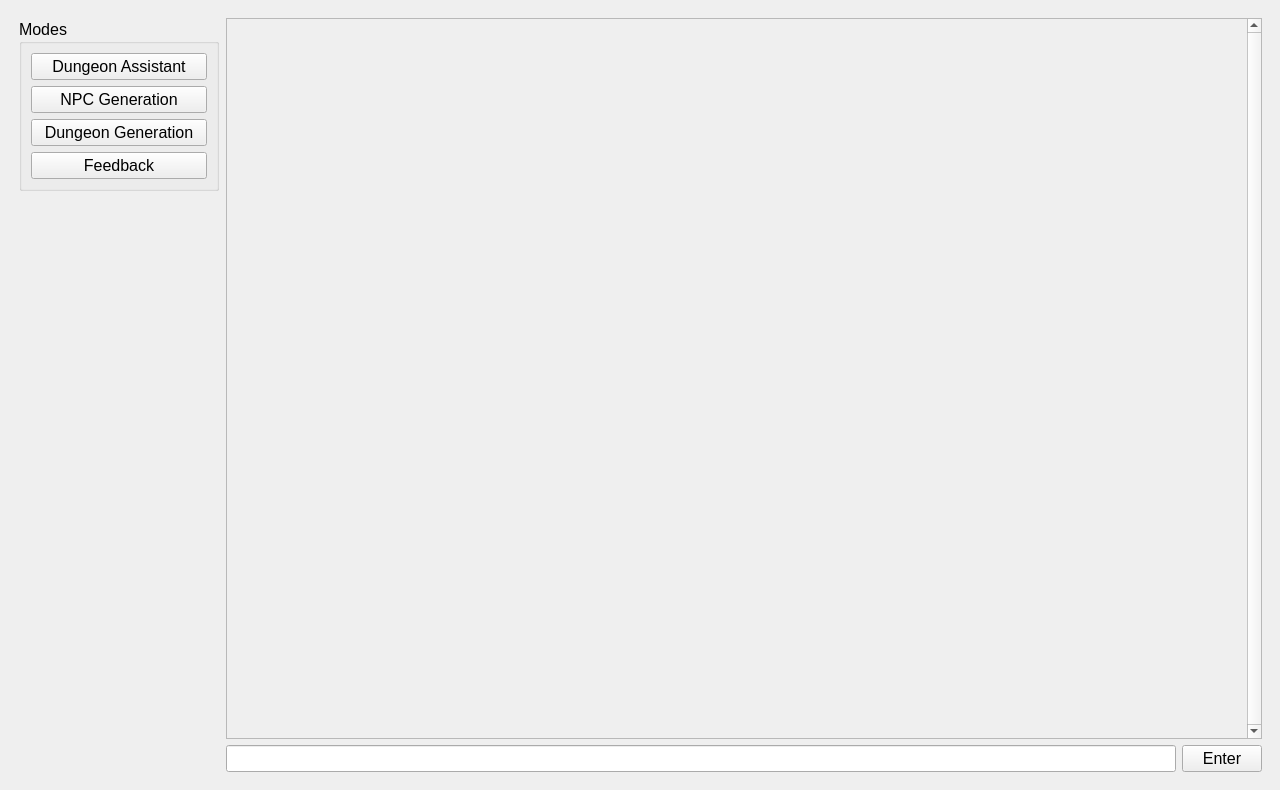
<?xml version="1.0" encoding="UTF-8"?>
<ui version="4.0">
 <class>MainWindow</class>
 <widget class="QMainWindow" name="MainWindow">
  <property name="geometry">
   <rect>
    <x>0</x>
    <y>0</y>
    <width>1280</width>
    <height>790</height>
   </rect>
  </property>
  <property name="sizePolicy">
   <sizepolicy hsizetype="Fixed" vsizetype="Fixed">
    <horstretch>5</horstretch>
    <verstretch>0</verstretch>
   </sizepolicy>
  </property>
  <property name="minimumSize">
   <size>
    <width>1280</width>
    <height>790</height>
   </size>
  </property>
  <property name="maximumSize">
   <size>
    <width>1280</width>
    <height>790</height>
   </size>
  </property>
  <property name="font">
   <font>
    <pointsize>12</pointsize>
   </font>
  </property>
  <property name="windowTitle">
   <string>Dungeon Assistant</string>
  </property>
  <widget class="QWidget" name="centralwidget">
   <layout class="QGridLayout" name="gridLayout">
    <item row="0" column="0" colspan="2">
     <widget class="QFrame" name="frame">
      <property name="frameShape">
       <enum>QFrame::NoFrame</enum>
      </property>
      <property name="frameShadow">
       <enum>QFrame::Plain</enum>
      </property>
      <layout class="QGridLayout" name="gridLayout_2">
       <item row="2" column="2">
        <widget class="QPushButton" name="button">
         <property name="sizePolicy">
          <sizepolicy hsizetype="Fixed" vsizetype="Fixed">
           <horstretch>0</horstretch>
           <verstretch>0</verstretch>
          </sizepolicy>
         </property>
         <property name="text">
          <string>Enter</string>
         </property>
         <property name="autoDefault">
          <bool>true</bool>
         </property>
         <property name="default">
          <bool>false</bool>
         </property>
        </widget>
       </item>
       <item row="0" column="1" rowspan="2" colspan="2">
        <widget class="QScrollArea" name="scrollArea">
         <property name="sizePolicy">
          <sizepolicy hsizetype="Expanding" vsizetype="Expanding">
           <horstretch>0</horstretch>
           <verstretch>0</verstretch>
          </sizepolicy>
         </property>
         <property name="minimumSize">
          <size>
           <width>500</width>
           <height>0</height>
          </size>
         </property>
         <property name="verticalScrollBarPolicy">
          <enum>Qt::ScrollBarAlwaysOn</enum>
         </property>
         <property name="horizontalScrollBarPolicy">
          <enum>Qt::ScrollBarAlwaysOff</enum>
         </property>
         <property name="sizeAdjustPolicy">
          <enum>QAbstractScrollArea::AdjustToContents</enum>
         </property>
         <property name="widgetResizable">
          <bool>true</bool>
         </property>
         <widget class="QWidget" name="scrollAreaWidgetContents">
          <property name="geometry">
           <rect>
            <x>0</x>
            <y>0</y>
            <width>1017</width>
            <height>719</height>
           </rect>
          </property>
          <property name="sizePolicy">
           <sizepolicy hsizetype="Expanding" vsizetype="Expanding">
            <horstretch>0</horstretch>
            <verstretch>0</verstretch>
           </sizepolicy>
          </property>
          <property name="font">
           <font>
            <pointsize>12</pointsize>
           </font>
          </property>
          <widget class="QWidget" name="verticalLayoutWidget">
           <property name="geometry">
            <rect>
             <x>0</x>
             <y>0</y>
             <width>1041</width>
             <height>709</height>
            </rect>
           </property>
           <layout class="QVBoxLayout" name="layoutArea" stretch="0">
            <property name="spacing">
             <number>1</number>
            </property>
            <property name="sizeConstraint">
             <enum>QLayout::SetNoConstraint</enum>
            </property>
            <item>
             <spacer name="verticalSpacer">
              <property name="orientation">
               <enum>Qt::Vertical</enum>
              </property>
              <property name="sizeHint" stdset="0">
               <size>
                <width>796</width>
                <height>704</height>
               </size>
              </property>
             </spacer>
            </item>
           </layout>
          </widget>
         </widget>
        </widget>
       </item>
       <item row="2" column="1">
        <widget class="QLineEdit" name="input">
         <property name="sizePolicy">
          <sizepolicy hsizetype="Expanding" vsizetype="Preferred">
           <horstretch>0</horstretch>
           <verstretch>0</verstretch>
          </sizepolicy>
         </property>
         <property name="maxLength">
          <number>2048</number>
         </property>
        </widget>
       </item>
       <item row="0" column="0" rowspan="2">
        <widget class="QFrame" name="frame_2">
         <property name="maximumSize">
          <size>
           <width>210</width>
           <height>16777215</height>
          </size>
         </property>
         <property name="frameShape">
          <enum>QFrame::NoFrame</enum>
         </property>
         <property name="frameShadow">
          <enum>QFrame::Plain</enum>
         </property>
         <layout class="QVBoxLayout" name="verticalLayout">
          <property name="spacing">
           <number>0</number>
          </property>
          <property name="leftMargin">
           <number>1</number>
          </property>
          <property name="topMargin">
           <number>1</number>
          </property>
          <property name="rightMargin">
           <number>1</number>
          </property>
          <property name="bottomMargin">
           <number>1</number>
          </property>
          <item>
           <widget class="QGroupBox" name="groupBox">
            <property name="sizePolicy">
             <sizepolicy hsizetype="Preferred" vsizetype="Preferred">
              <horstretch>0</horstretch>
              <verstretch>0</verstretch>
             </sizepolicy>
            </property>
            <property name="minimumSize">
             <size>
              <width>200</width>
              <height>0</height>
             </size>
            </property>
            <property name="maximumSize">
             <size>
              <width>200</width>
              <height>200</height>
             </size>
            </property>
            <property name="sizeIncrement">
             <size>
              <width>5</width>
              <height>0</height>
             </size>
            </property>
            <property name="baseSize">
             <size>
              <width>200</width>
              <height>200</height>
             </size>
            </property>
            <property name="title">
             <string>Modes</string>
            </property>
            <layout class="QVBoxLayout" name="verticalLayout_2">
             <item>
              <widget class="QPushButton" name="pushButton">
               <property name="text">
                <string>Dungeon Assistant</string>
               </property>
              </widget>
             </item>
             <item>
              <widget class="QPushButton" name="pushButton_2">
               <property name="text">
                <string>NPC Generation</string>
               </property>
              </widget>
             </item>
             <item>
              <widget class="QPushButton" name="pushButton_3">
               <property name="text">
                <string>Dungeon Generation</string>
               </property>
              </widget>
             </item>
             <item>
              <widget class="QPushButton" name="pushButton_4">
               <property name="text">
                <string>Feedback</string>
               </property>
              </widget>
             </item>
            </layout>
           </widget>
          </item>
          <item>
           <spacer name="verticalSpacer_2">
            <property name="orientation">
             <enum>Qt::Vertical</enum>
            </property>
            <property name="sizeHint" stdset="0">
             <size>
              <width>20</width>
              <height>40</height>
             </size>
            </property>
           </spacer>
          </item>
         </layout>
        </widget>
       </item>
      </layout>
     </widget>
    </item>
   </layout>
  </widget>
 </widget>
 <resources/>
 <connections/>
</ui>
